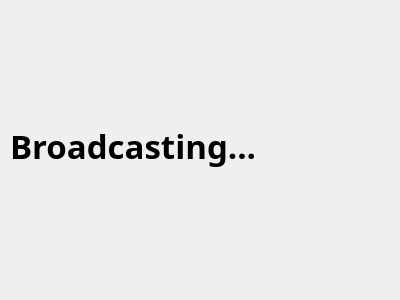
<?xml version="1.0" encoding="UTF-8"?>
<ui version="4.0">
 <class>Broadcast</class>
 <widget class="QDialog" name="Broadcast">
  <property name="geometry">
   <rect>
    <x>0</x>
    <y>0</y>
    <width>400</width>
    <height>300</height>
   </rect>
  </property>
  <property name="windowTitle">
   <string>Dialog</string>
  </property>
  <widget class="QLabel" name="broadcastLabel">
   <property name="geometry">
    <rect>
     <x>10</x>
     <y>100</y>
     <width>381</width>
     <height>91</height>
    </rect>
   </property>
   <property name="font">
    <font>
     <family>Ubuntu Mono</family>
     <pointsize>25</pointsize>
     <weight>75</weight>
     <bold>true</bold>
    </font>
   </property>
   <property name="text">
    <string>Broadcasting...</string>
   </property>
  </widget>
 </widget>
 <resources/>
 <connections/>
</ui>
